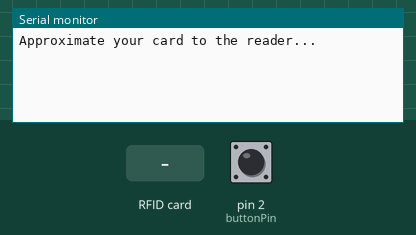
A sketch run on a simulated Arduino Uno, built with avr-gcc and run on an emulated ATmega328P. Parts: the last lines printed to the serial monitor. Inputs (shaded band) come from the test bench; at power-on: pin 2 (buttonPin) LOW.

Above: at 1.2 s.
1.3 s: pin 2 (buttonPin) pulled HIGH for 0.15 s
At 2.1 s:
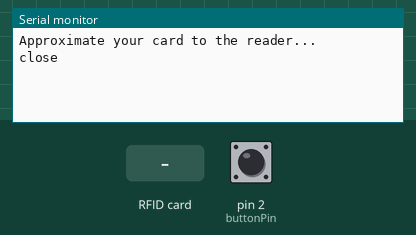
2.9 s: RFID card 93 3E 48 2E held to the reader
At 4.1 s:
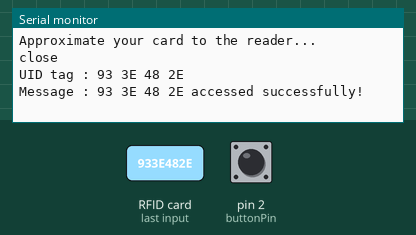
4.4 s: RFID card 35 1C 7E 2D held to the reader
At 4.8 s:
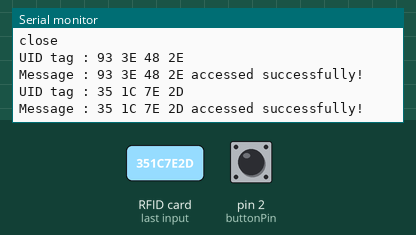
5.9 s: RFID card 05 9C 92 2D held to the reader
At 6.7 s:
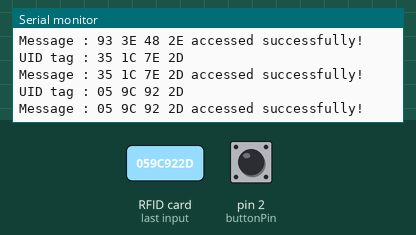
7.4 s: RFID card 5E 7A 19 C4 held to the reader
At 8.3 s:
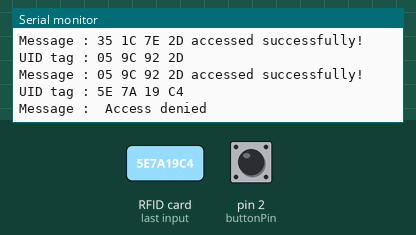

Measured:
- after the input at 1.3 s, the serial monitor: prints a new line at once (image 1)
- after the input at 2.9 s, the serial monitor: prints a new line at once (image 2)
- after the input at 4.4 s, the serial monitor: prints a new line at once (image 3)
- after the input at 5.9 s, the serial monitor: prints a new line at once (image 4)
- after the input at 7.4 s, the serial monitor: prints a new line at once (image 5)

The sketch:

cardreader.ino
```cpp
// Connecting libraries
#include <SPI.h>
#include <MFRC522.h>
#include <Servo.h>
// Defining the pins (replace with your values)
#define SS_PIN 10
#define RST_PIN 9
MFRC522 mfrc522(SS_PIN, RST_PIN);   // Create MFRC522 instance.
int buttonState;
int buttonPin = 2;

void setup()
{
  Serial.begin(9600);   // Initiate a serial communication
  SPI.begin();      // Initiate  SPI bus
  mfrc522.PCD_Init();   // Initiate MFRC522
  Serial.println("Approximate your card to the reader...");
  Serial.println();
  pinMode(buttonPin, INPUT);
}
void loop()
{
    buttonState = digitalRead(buttonPin);
    if (buttonState == HIGH) {
    Serial.println("close");
    delay(1000);
  }
  else{
  // Look for new cards
  if ( ! mfrc522.PICC_IsNewCardPresent())
  {
    return;
  }
  // Select one of the cards
  if ( ! mfrc522.PICC_ReadCardSerial())
  {
    return;
  }
  //Show UID on serial monitor
  Serial.print("UID tag :");
  String content= "";
  byte letter;
  for (byte i = 0; i < mfrc522.uid.size; i++)
  {
     Serial.print(mfrc522.uid.uidByte[i] < 0x10 ? " 0" : " ");
     Serial.print(mfrc522.uid.uidByte[i], HEX);
     content.concat(String(mfrc522.uid.uidByte[i] < 0x10 ? " 0" : " "));
     content.concat(String(mfrc522.uid.uidByte[i], HEX));
  }
  Serial.println();
  Serial.print("Message : ");
  content.toUpperCase();

  if (content.substring(1) == "93 3E 48 2E") //change here the UID of the card/cards that you want to give access
  {
    Serial.println("93 3E 48 2E accessed successfully!");
    Serial.println();
  }
  else if(content.substring(1) == "35 1C 7E 2D")
  {
    Serial.println("35 1C 7E 2D accessed successfully!");
    Serial.println();
  }
  else if(content.substring(1) == "05 9C 92 2D")
  {
    Serial.println("05 9C 92 2D accessed successfully!");
    Serial.println();
  }
  else if(content.substring(1) == "94 58 4A 73")
  {
    Serial.println("94 58 4A 73 accessed successfully!");
    Serial.println();
  }
 else   {
    Serial.println(" Access denied");

  }
  }
}
```
